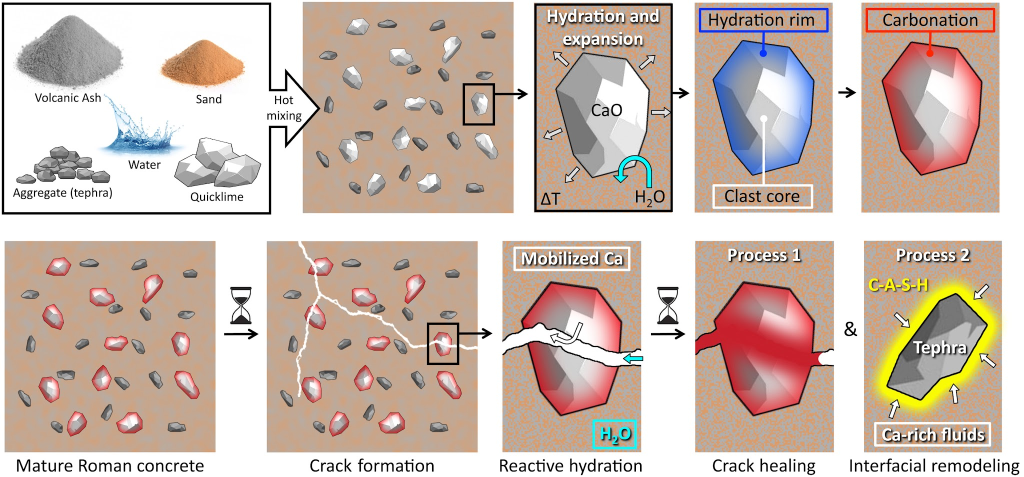
#> input picture planning/2026-09-23-figma-evidence-mindmap/source-images/image10.jpg, 2048 x 954 px (shown at 1/2 size)
$ python _seam.py ../../../../../planning/2026-09-23-figma-evidence-mindmap/source-images/image10.jpg
#> lines starting #> are read from the running program, lines starting #| are printed output that depends on the picture
import sys, numpy as np
from PIL import Image
Image.MAX_IMAGE_PIXELS=None
for f in sys.argv[1:]:
    a=np.asarray(Image.open(f).convert('L'),np.float32)
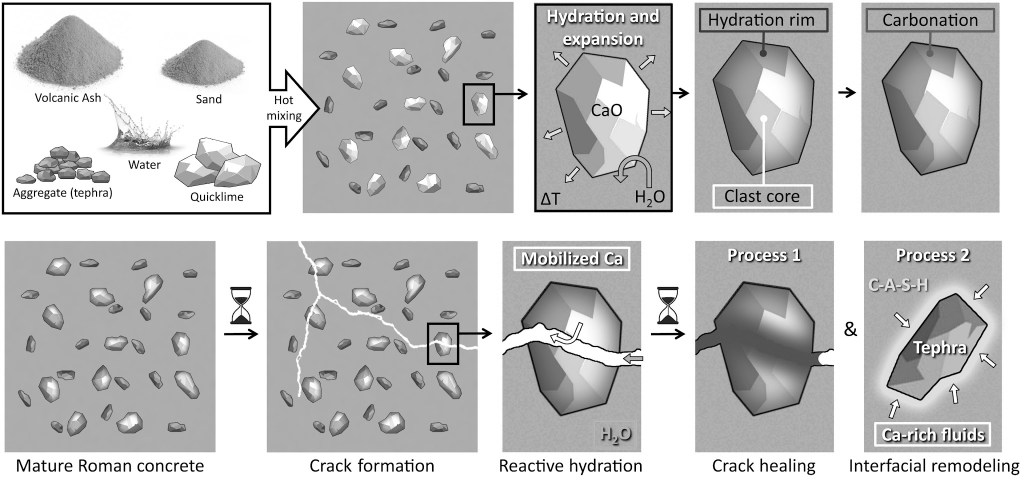
#> a: shape (954, 2048) float32 (shown at 1/2 size); min 0, max 255, mean 192.3
    if a.shape[1]>1000: a=a[:, 4994:5074]
#> a = empty array
    j=40
    d=np.abs(np.diff(a,axis=1)).mean(0)
#> d = empty array
#> (the run stopped early here; a loop or call above may not have finished)

$ run again, on planning/2026-09-23-figma-evidence-mindmap/source-images/image1.png
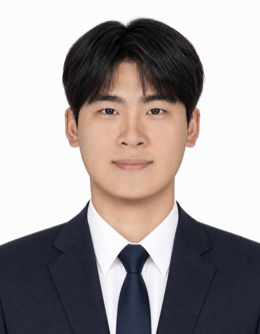
#> input picture planning/2026-09-23-figma-evidence-mindmap/source-images/image1.png, 260 x 334 px
#> `a=np.asarray(Image.open(f).convert('L'),np.float32)`:
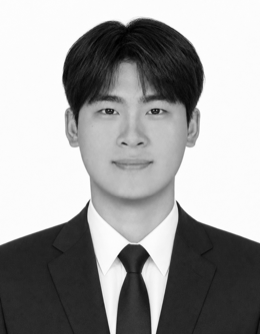
#> a: shape (334, 260) float32; min 0, max 255, mean 158.9
#> d = 259 values, max 14.77 at index 150, min 0.605 at index 236, mean 3.97
#> bright = 0
#| image1.png (334, 260) steps 37..43 [0.69 0.69 0.72 0.73 0.73 0.72 0.69] col means 38..42 [186.4 186.2 185.9 185.6 185.4] hairline%% 0.0
